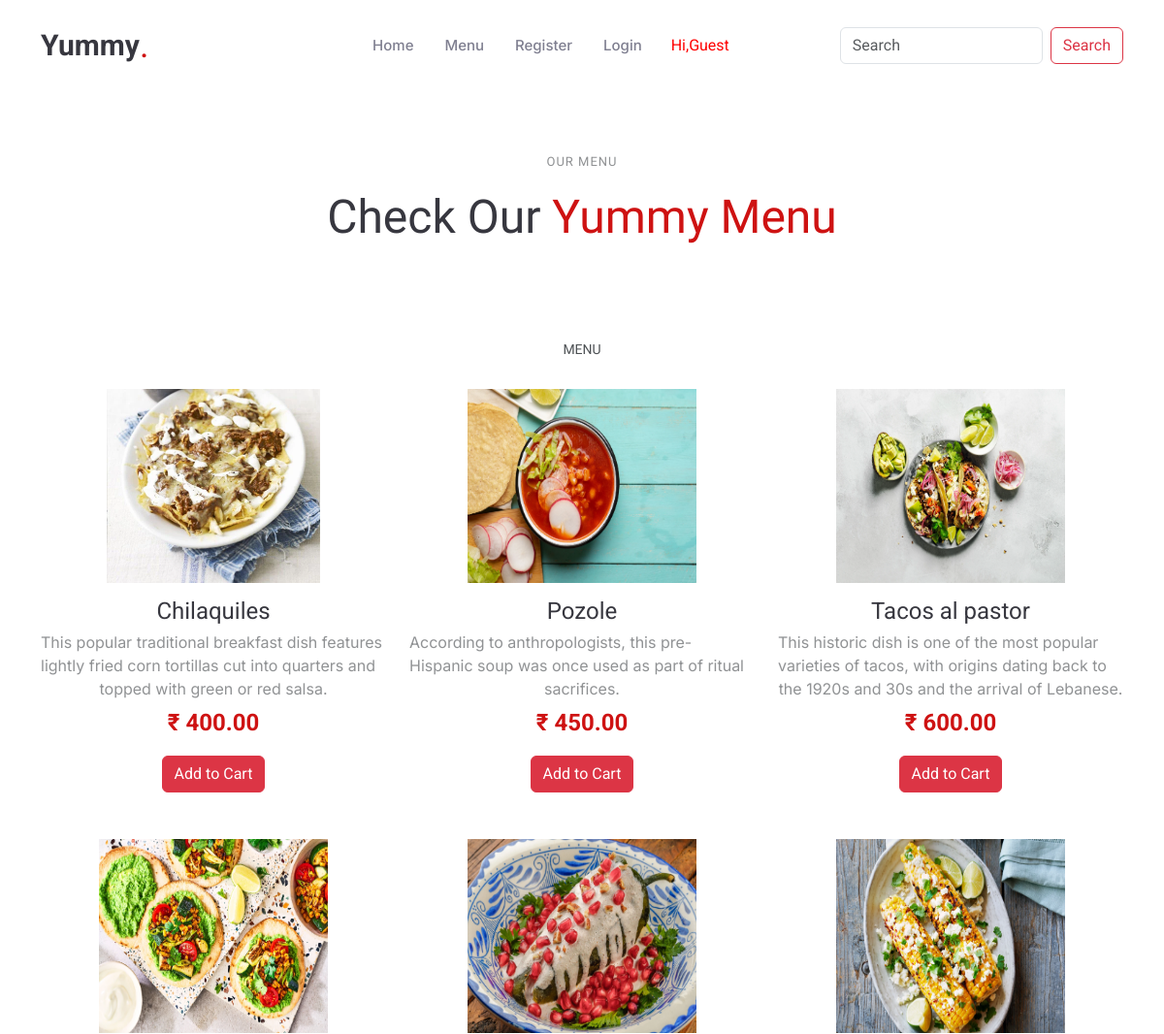
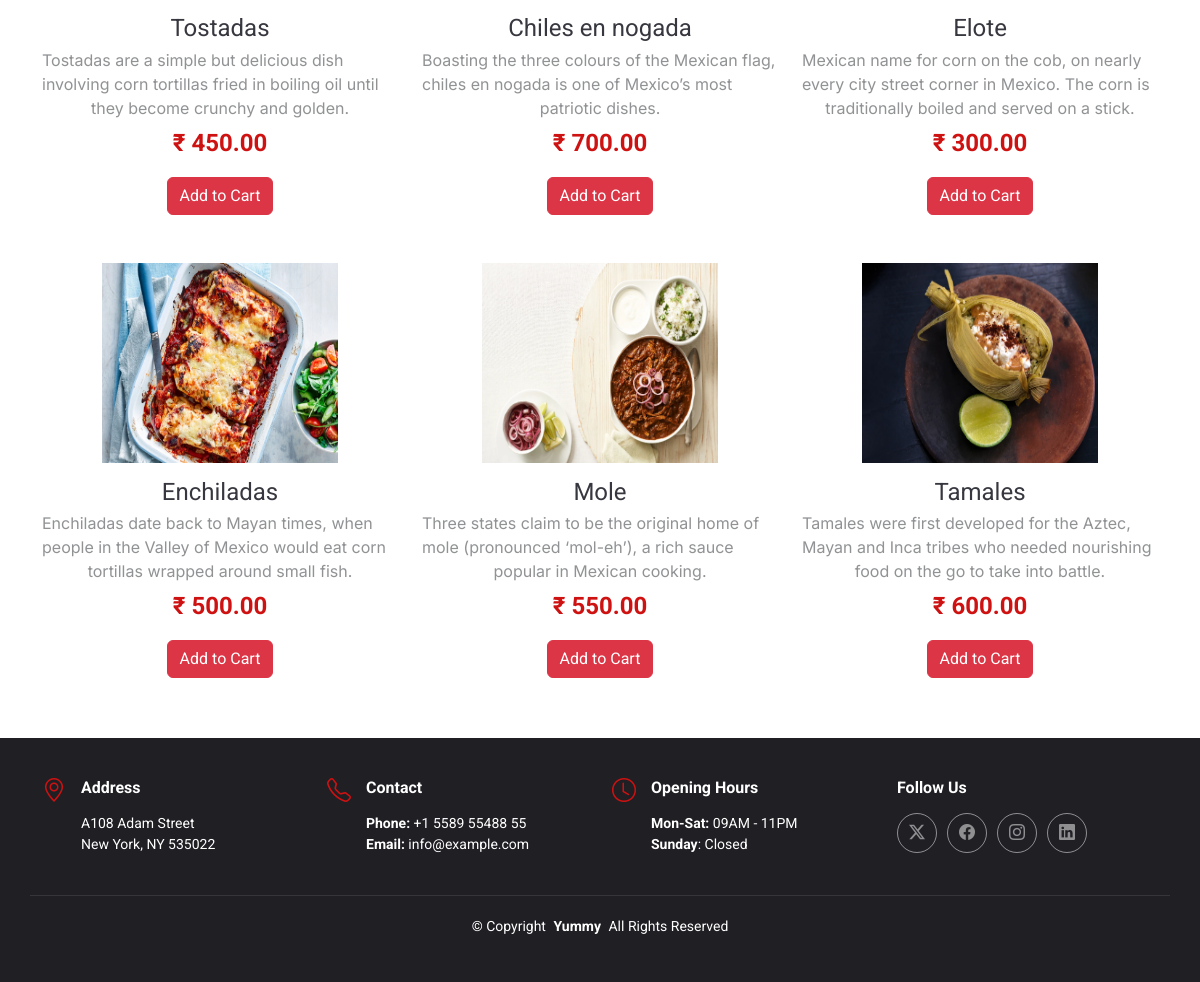
The app's page /menu/ with its own data (2 pictures, top to bottom).
### shop/models.py (models this page shows, shortened)
class Dish(models.Model):
    name=models.CharField(max_length=50)
    desc=models.TextField()
    image=models.ImageField(upload_to='dishes',blank=True,null=True)
    price=models.DecimalField(max_digits=10,decimal_places=2)
    available=models.BooleanField(default=True)
    created=models.DateTimeField(auto_now_add=True)
    updated=models.DateTimeField(auto_now=True)

### shop/views.py (the view)
# urls.py: path('menu/',views.menu,name='menu'),
def menu(request):
    d = Dish.objects.all()
    return render(request, 'menu.html', {'dish': d})

### template/menu.html
<!DOCTYPE html>
{% extends 'base.html' %}
{% load static %}
{% block content %}
<section id="menu" class="menu section">
          <div class="container section-title" data-aos="fade-up">
            <h2>Our Menu</h2>
            <p><span>Check Our</span> <span class="description-title">Yummy Menu</span></p>
          </div>
    <div class="container">
        <div class="tab-content" data-aos="fade-up" data-aos-delay="200">
          <div class="tab-pane fade active show">
            <div class="tab-header text-center">
              <p>Menu</p>
            </div>
        <div class="row gy-5">
            {% for i in dish %}
              <div class="col-lg-4 menu-item">
                <a href="" class="glightbox"><img src="{{i.image.url}}" class="menu-img img-fluid" style="height:200px" alt=""></a>
                <h4>{{i.name}}</h4>
                <p class="ingredients">
                  {{i.desc}}
                </p>
                <p class="price">
                  ₹ {{i.price}}
                </p>
                  {% if user.is_superuser %}
                        <div>
                            <a href="{% url 'admin:index' %}" class="btn btn-danger">Add</a>
                        </div>
                  {% elif user.is_authenticated %}
                      <div>
                          <a href="{% url 'cart:add_to_cart' i.id %}" class="btn btn-danger">Add to Cart</a>
                      </div>
                  {% else %}
                      <div>
                          <a href="{% url 'shop:login' %}" class="btn btn-danger">Add to Cart</a>
                      </div>
                  {% endif %}
              </div>
            {% endfor %}
        </div>
          </div>
        </div>
    </div>
</section>
{% endblock %}

### template/base.html (shortened to what this page needs)
<!DOCTYPE html>
{% load static %}
<html lang="en">
<link rel="stylesheet" href="https://cdnjs.cloudflare.com/ajax/libs/font-awesome/6.5.2/css/all.min.css" />
<head>
  <link rel="stylesheet" href="https://cdnjs.cloudflare.com/ajax/libs/font-awesome/6.6.0/css/brands.min.css" />
  <link href="{% static 'assets/vendor/bootstrap/css/bootstrap.min.css' %}" rel="stylesheet">
  <link href="{% static 'assets/vendor/bootstrap-icons/bootstrap-icons.css' %}" rel="stylesheet">
  <link href="{% static 'assets/vendor/aos/aos.css' %}" rel="stylesheet">
  <link href="{% static 'assets/vendor/glightbox/css/glightbox.min.css' %}" rel="stylesheet">
  <link href="{% static 'assets/vendor/swiper/swiper-bundle.min.css' %}" rel="stylesheet">
  <link href="{% static 'assets/css/main.css' %}" rel="stylesheet">
</head>
<body class="index-page">
  <header id="header" class="header d-flex align-items-center sticky-top">
    <div class="container position-relative d-flex align-items-center justify-content-between">
      <a href="{% url 'shop:home' %}" class="logo d-flex align-items-center me-auto me-xl-0">
        <h1 class="sitename">Yummy</h1>
        <span>.</span>
      </a>
      <nav id="navmenu" class="navmenu">
        <ul>
          <li><a href="{% url 'shop:home' %}">Home<br></a></li>
          <li><a href="{% url 'shop:menu' %}">Menu</a></li>
          {% if user.is_superuser %}
            <li><a href="{% url 'shop:logout' %}">Logout</a></li>
            <li style="color:red">Hi,{{user.username}}</li>
          {% elif user.is_authenticated %}
            <li><a href="{% url 'cart:view_cart' %}">Cart</a></li>
            <li><a href="{% url 'shop:logout' %}">Logout</a></li>
            <li><a href="{% url 'cart:my_orders' %}">My Orders</a></li>
            <li style="color:red">Hi,{{user.username}}</li>
          {% else %}
            <li><a href="{% url 'shop:register' %}">Register</a></li>
            <li><a href="{% url 'shop:login' %}">Login</a></li>
            <li style="color:red">Hi,Guest</li>
          {% endif %}
          <div style="padding-left:100px">
          <form class="d-flex" action="{% url 'shop:search' %}" method="post">
            <input class="form-control me-2" type="search" name="s" placeholder="Search" aria-label="Search">
            <button class="btn btn-outline-danger" type="submit">Search</button>
          </form>
          </div>
        </ul>
      </nav>
    </div>
  </header>
{% block content %}{% endblock %}
  <footer id="footer" class="footer dark-background">
    <div class="container">
      <div class="row gy-3">
        <div class="col-lg-3 col-md-6 d-flex">
          <i class="bi bi-geo-alt icon"></i>
          <div class="address">
            <h4>Address</h4>
            <p>A108 Adam Street</p>
            <p>New York, NY 535022</p>
          </div>
        </div>
        <div class="col-lg-3 col-md-6 d-flex">
          <i class="bi bi-telephone icon"></i>
          <div>
            <h4>Contact</h4>
            <p>
              <strong>Phone:</strong> <span>+1 5589 55488 55</span><br>
              <strong>Email:</strong> <span>info@example.com</span><br>
            </p>
          </div>
        </div>
        <div class="col-lg-3 col-md-6 d-flex">
          <i class="bi bi-clock icon"></i>
          <div>
            <h4>Opening Hours</h4>
            <p>
              <strong>Mon-Sat:</strong> <span>09AM - 11PM</span><br>
              <strong>Sunday</strong>: <span>Closed</span>
            </p>
          </div>
        </div>
        <div class="col-lg-3 col-md-6">
          <h4>Follow Us</h4>
          <div class="social-links d-flex">
            <a href="#" class="twitter"><i class="bi bi-twitter-x"></i></a>
            <a href="#" class="facebook"><i class="bi bi-facebook"></i></a>
            <a href="#" class="instagram"><i class="bi bi-instagram"></i></a>
            <a href="#" class="linkedin"><i class="bi bi-linkedin"></i></a>
          </div>
        </div>
      </div>
    </div>
    <div class="container copyright text-center mt-4">
      <p>© <span>Copyright</span> <strong class="px-1 sitename">Yummy</strong> <span>All Rights Reserved</span></p>
    </div>
  </footer>
</body>
</html>

### records on screen
Dish: image (picture), name "Chilaquiles", desc "This popular traditional breakfast dish features lightly fried corn tortillas cut into quarters and topped with green or red salsa.", price "400.00"
Dish: image (picture), name "Pozole", desc "According to anthropologists, this pre-Hispanic soup was once used as part of ritual sacrifices.", price "450.00"
Dish: image (picture), name "Tacos al pastor", desc "This historic dish is one of the most popular varieties of tacos, with origins dating back to the 1920s and 30s and the arrival of Lebanese.", price "600.00"
Dish: image (picture), name "Tostadas", desc "Tostadas are a simple but delicious dish involving corn tortillas fried in boiling oil until they become crunchy and golden.", price "450.00"
Dish: image (picture), name "Chiles en nogada", desc "Boasting the three colours of the Mexican flag, chiles en nogada is one of Mexico’s most patriotic dishes.", price "700.00"
Dish: image (picture), name "Elote", desc "Mexican name for corn on the cob, on nearly every city street corner in Mexico. The corn is traditionally boiled and served on a stick.", price "300.00"
Dish: image (picture), name "Enchiladas", desc "Enchiladas date back to Mayan times, when people in the Valley of Mexico would eat corn tortillas wrapped around small fish.", price "500.00"
Dish: image (picture), name "Mole", desc "Three states claim to be the original home of mole (pronounced ‘mol-eh’), a rich sauce popular in Mexican cooking.", price "550.00"
Dish: image (picture), name "Tamales", desc "Tamales were first developed for the Aztec, Mayan and Inca tribes who needed nourishing food on the go to take into battle.", price "600.00"
